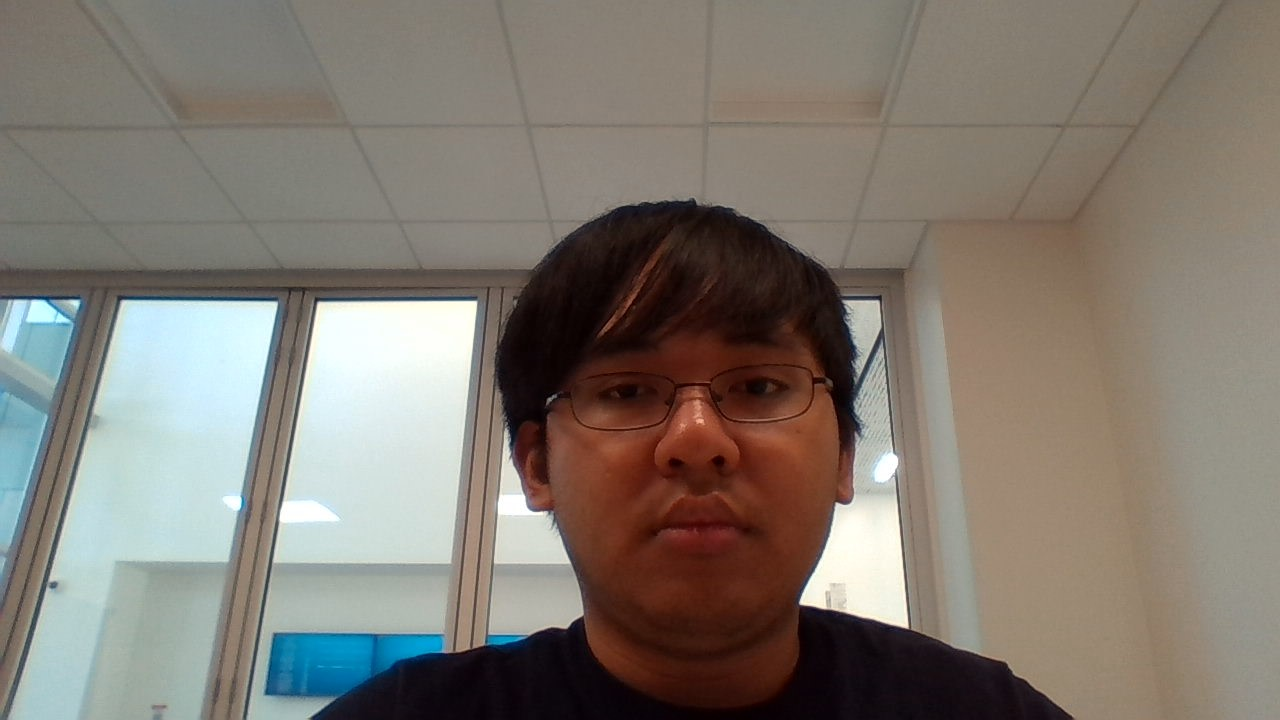
#> input picture face_recognition/images/Drexel/1.jpg, 1280 x 720 px
$ python -i CountingPads.py   (imports and definitions only)
#> lines starting #> are read from the running program, lines starting #| are printed output that depends on the picture; after the words box and inside, x2 and y2 are one past the last pixel; in counts of white or black regions, pixels touching at a corner belong together
#> further down, picture is the input picture: shape (720, 1280, 3); mean B, G, R 113.3, 121.9, 129
import numpy as np
import cv2
import tello_drone as tello
import time

host = ''
port = 9000
local_address = (host, port)
counter = 0
img_counter = 0
quadrant = 1
pad_found = False

# Pass the is_dummy flag to run the face detection on a local camera
# [1 line that did not run here, left out]

#initial read of the frame from drone
# [1 line that did not run here, left out]
# [1 line that did not run here, left out]
z_area = 0

def rotate(r):

    r = r + 1

    return r

def adjust_tello_position(offset_x, offset_y, offset_z):
    """
    Adjusts the position of the tello drone based on the offset values given from the frame
    :param offset_x: Offset between center and face x coordinates
    :param offset_y: Offset between center and face y coordinates
    :param offset_z: Area of the face detection rectangle on the frame
    """
    if not -90 <= offset_x <= 90 and offset_x is not 0:
        if offset_x < 0:
            drone.rotate_ccw(10)
        elif offset_x > 0:
            drone.rotate_cw(10)

    if not -70 <= offset_y <= 70 and offset_y is not -30:
        if offset_y < 0:
            drone.move_up(20)
        elif offset_y > 0:
            drone.move_down(20)

    if not 15000 <= offset_z <= 30000 and offset_z is not 0:
        if offset_z < 15000:
            drone.move_forward(20)
        elif offset_z > 30000:
            drone.move_backward(20)

#finds the contours of the color and returns the value of the largets one
def frame_contours( mark ):
    contours, hierarchy = cv2.findContours(mark, cv2.RETR_TREE, cv2.CHAIN_APPROX_SIMPLE)
    cnts = [(cv2.contourArea(contour), contour) for contour in contours]
    if len(contours)==0:
        return 0, 0, None
    else:
        c = max(cnts, key=lambda x: x[0])[1]
        return cv2.minAreaRect( c ), cv2.contourArea(c), c

#uses hsv to apply the color range to find the black pads
def Finding_Pads(frame1):
    #sets the lower and upper bounds for the color blakc
    lower_bound = np.array([0,0,0])
    upper_bound = np.array([180,255,30])

    #converts from bgr to hsv
    hsv1 = cv2.cvtColor(frame1, cv2.COLOR_BGR2HSV)
#> hsv1: shape (720, 1280, 3); mean H, S, V 37.1, 64, 134.5

    #checks to make sure it is within range
    mask1 =cv2.inRange(hsv1,lower_bound,upper_bound)
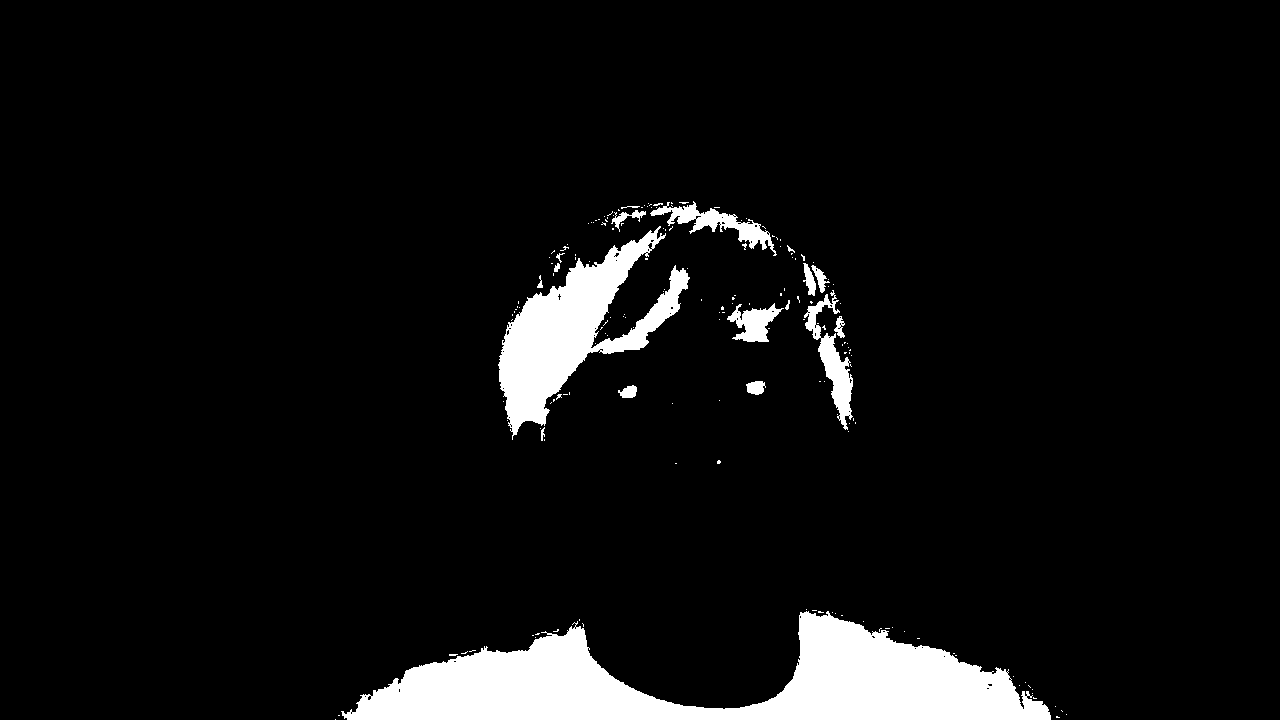
#> mask1: shape (720, 1280); 6.3% white; 176 white regions (158 under 20 px), largest, box (x1, y1, x2, y2) and area: (341, 611, 1051, 720) 37318, (498, 226, 690, 440) 14255, (804, 290, 853, 430) 2075

    #clears up the image
    res1 = cv2.bitwise_and(frame1, frame1, mask=mask1)
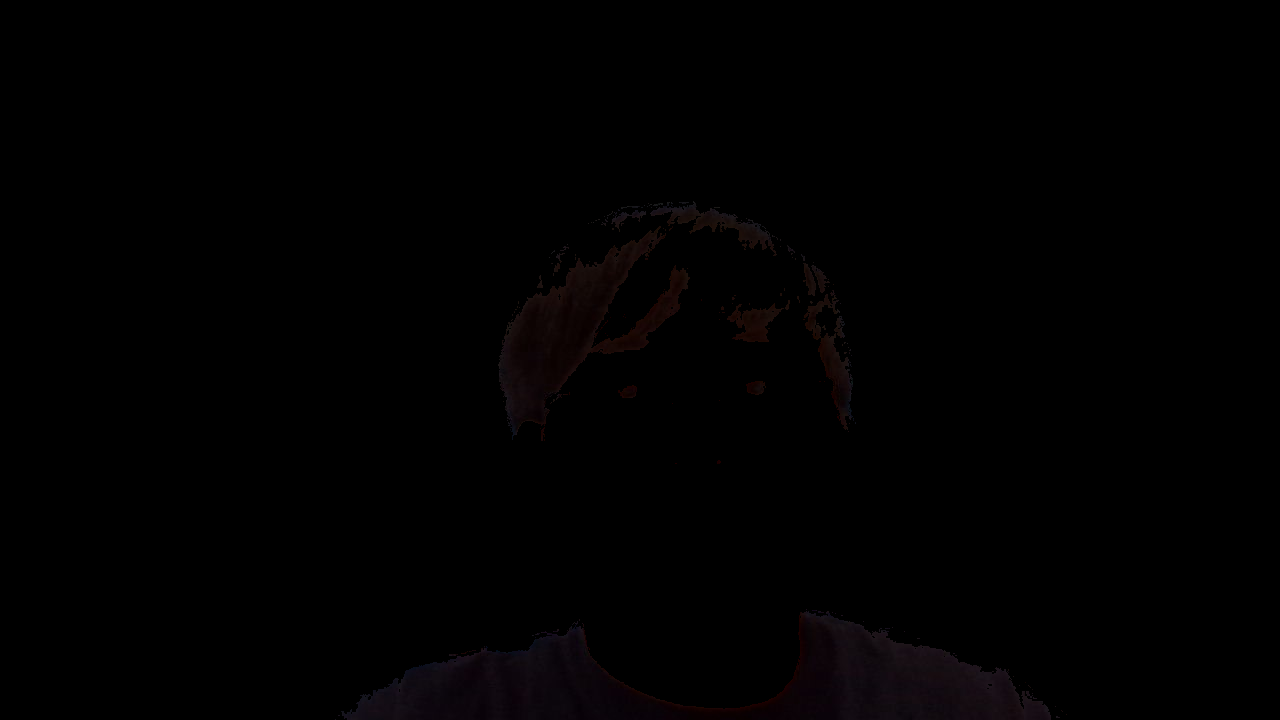
#> res1: shape (720, 1280, 3); mean B, G, R 0.8, 0.6, 1.1
    gray = cv2.cvtColor(res1, cv2.COLOR_BGR2GRAY)
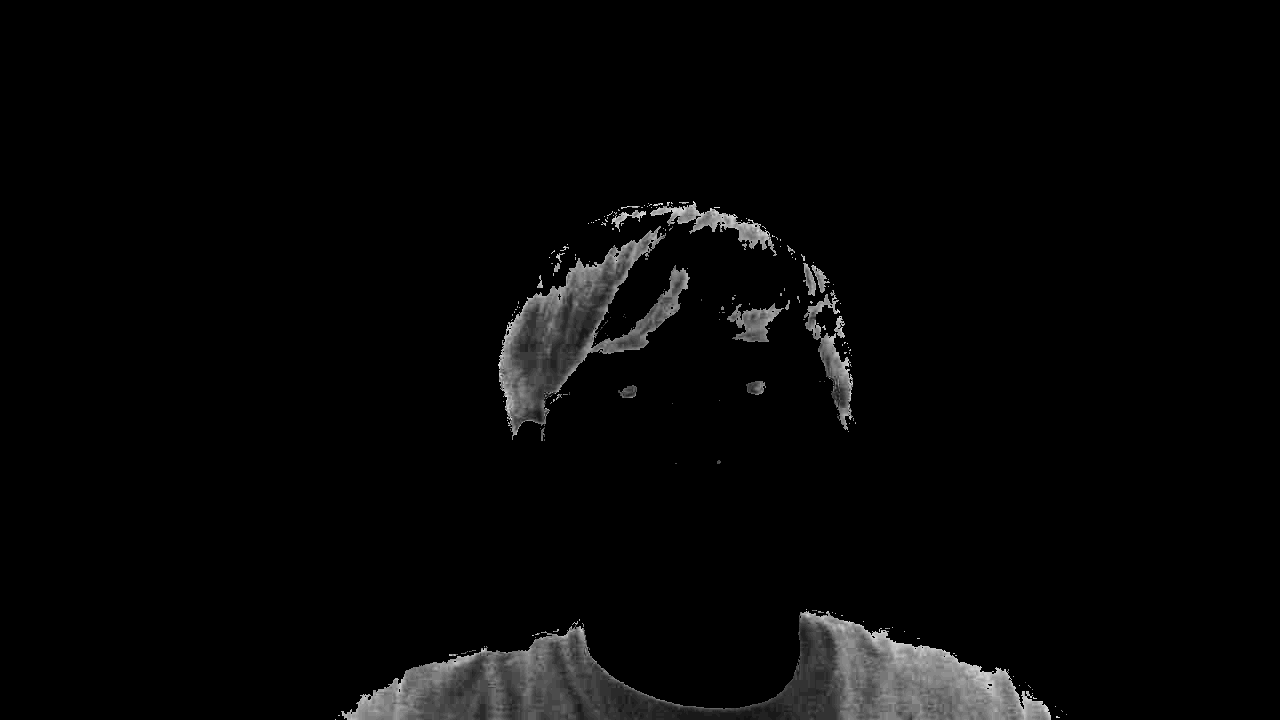
#> gray: shape (720, 1280); min 0, max 30, mean 0.8; drawn with min black and max white
    edge = cv2.GaussianBlur(gray, (5,5), 0)
    _, edge = cv2.threshold(edge, 20, 255, cv2.THRESH_BINARY)
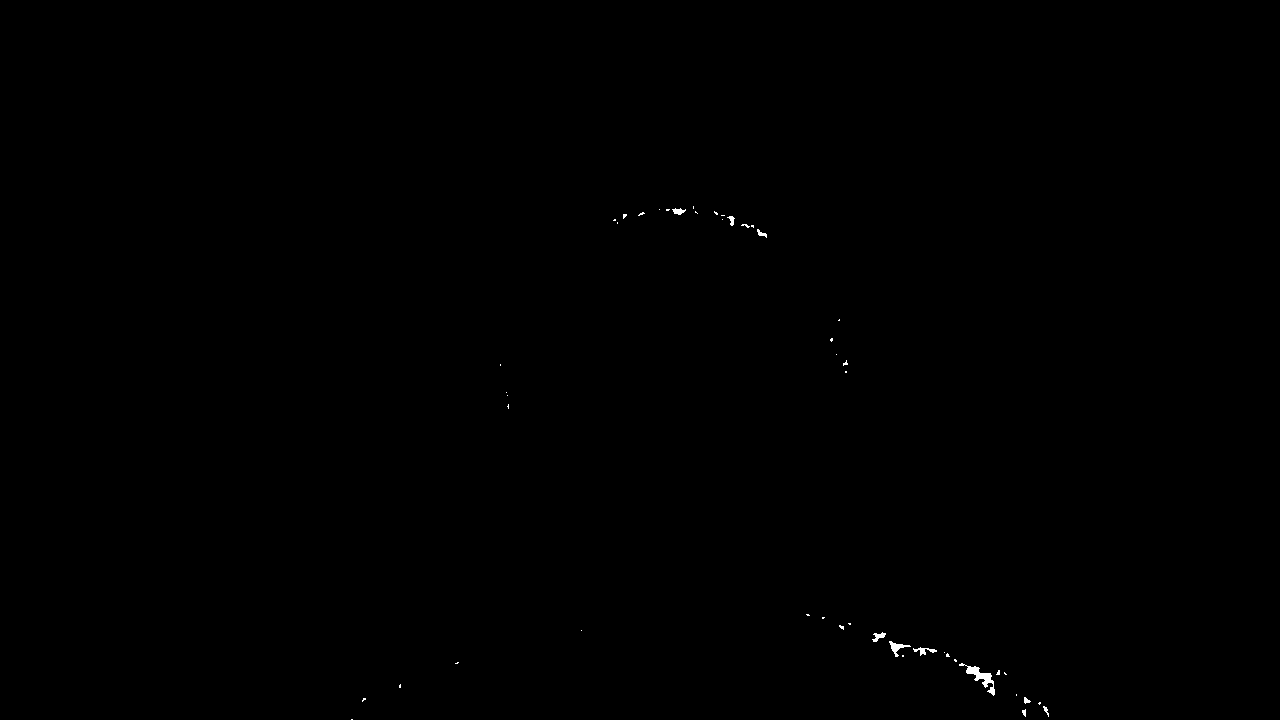
#> edge: shape (720, 1280); 0.11% white; 49 white regions (39 under 20 px), largest, box (x1, y1, x2, y2) and area: (959, 663, 995, 696) 312, (889, 641, 911, 657) 119, (913, 647, 937, 656) 84

    return edge

# [110 lines not run here, left out]

>>> import cv2
>>> picture = cv2.imread('face_recognition/images/Drexel/1.jpg')
>>> result = Finding_Pads(picture)
